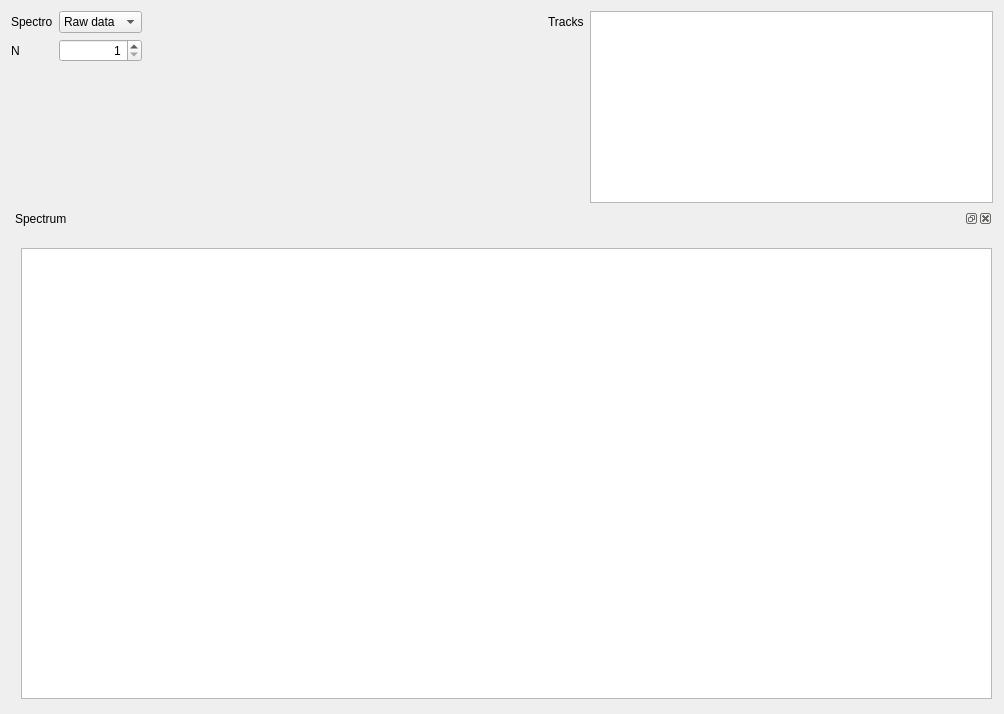
<?xml version="1.0" encoding="UTF-8"?>
<ui version="4.0">
 <class>Spectro</class>
 <widget class="QWidget" name="Spectro">
  <property name="geometry">
   <rect>
    <x>0</x>
    <y>0</y>
    <width>1004</width>
    <height>714</height>
   </rect>
  </property>
  <property name="windowTitle">
   <string>Form</string>
  </property>
  <layout class="QGridLayout" name="gridLayout">
   <item row="0" column="0">
    <layout class="QGridLayout" name="gridLayout_2">
     <item row="0" column="3">
      <widget class="QLabel" name="tracks_label">
       <property name="text">
        <string>Tracks</string>
       </property>
      </widget>
     </item>
     <item row="1" column="2">
      <spacer name="horizontalSpacer">
       <property name="orientation">
        <enum>Qt::Horizontal</enum>
       </property>
       <property name="sizeType">
        <enum>QSizePolicy::Fixed</enum>
       </property>
       <property name="sizeHint" stdset="0">
        <size>
         <width>400</width>
         <height>20</height>
        </size>
       </property>
      </spacer>
     </item>
     <item row="0" column="4" rowspan="3">
      <widget class="QListView" name="tracks_listView"/>
     </item>
     <item row="0" column="0">
      <widget class="QLabel" name="Spectro_label">
       <property name="text">
        <string>Spectro</string>
       </property>
      </widget>
     </item>
     <item row="0" column="1">
      <widget class="QComboBox" name="spectro_comboBox">
       <item>
        <property name="text">
         <string>Raw data</string>
        </property>
       </item>
       <item>
        <property name="text">
         <string>Corrected</string>
        </property>
       </item>
      </widget>
     </item>
     <item row="1" column="0">
      <widget class="QLabel" name="N_label">
       <property name="text">
        <string>N</string>
       </property>
      </widget>
     </item>
     <item row="1" column="1">
      <widget class="ScienDSpinBox" name="N_DoubleSpinBox">
       <property name="sizePolicy">
        <sizepolicy hsizetype="Fixed" vsizetype="Fixed">
         <horstretch>0</horstretch>
         <verstretch>0</verstretch>
        </sizepolicy>
       </property>
       <property name="maximumSize">
        <size>
         <width>100</width>
         <height>16777215</height>
        </size>
       </property>
       <property name="mouseTracking">
        <bool>true</bool>
       </property>
       <property name="acceptDrops">
        <bool>true</bool>
       </property>
       <property name="alignment">
        <set>Qt::AlignRight|Qt::AlignTrailing|Qt::AlignVCenter</set>
       </property>
       <property name="accelerated">
        <bool>true</bool>
       </property>
       <property name="suffix">
        <string/>
       </property>
       <property name="decimals">
        <number>0</number>
       </property>
       <property name="minimum">
        <double>1.000000000000000</double>
       </property>
       <property name="maximum">
        <double>1000000000.000000000000000</double>
       </property>
       <property name="value">
        <double>1.000000000000000</double>
       </property>
      </widget>
     </item>
    </layout>
   </item>
   <item row="1" column="0">
    <widget class="QDockWidget" name="dockWidget">
     <property name="minimumSize">
      <size>
       <width>58</width>
       <height>65</height>
      </size>
     </property>
     <property name="floating">
      <bool>false</bool>
     </property>
     <property name="features">
      <set>QDockWidget::AllDockWidgetFeatures</set>
     </property>
     <property name="windowTitle">
      <string>Spectrum</string>
     </property>
     <widget class="QWidget" name="dockWidgetContents">
      <widget class="ScanPlotWidget" name="camera_ViewWidget">
       <property name="geometry">
        <rect>
         <x>10</x>
         <y>20</y>
         <width>971</width>
         <height>451</height>
        </rect>
       </property>
       <property name="sizePolicy">
        <sizepolicy hsizetype="Expanding" vsizetype="Expanding">
         <horstretch>0</horstretch>
         <verstretch>0</verstretch>
        </sizepolicy>
       </property>
       <property name="minimumSize">
        <size>
         <width>65</width>
         <height>0</height>
        </size>
       </property>
       <property name="transformationAnchor">
        <enum>QGraphicsView::AnchorUnderMouse</enum>
       </property>
      </widget>
     </widget>
    </widget>
   </item>
  </layout>
 </widget>
 <customwidgets>
  <customwidget>
   <class>ScienDSpinBox</class>
   <extends>QDoubleSpinBox</extends>
   <header>qtwidgets.scientific_spinbox.h</header>
  </customwidget>
  <customwidget>
   <class>ScanPlotWidget</class>
   <extends>QGraphicsView</extends>
   <header>qtwidgets.scan_plotwidget.h</header>
  </customwidget>
 </customwidgets>
 <resources/>
 <connections/>
</ui>
